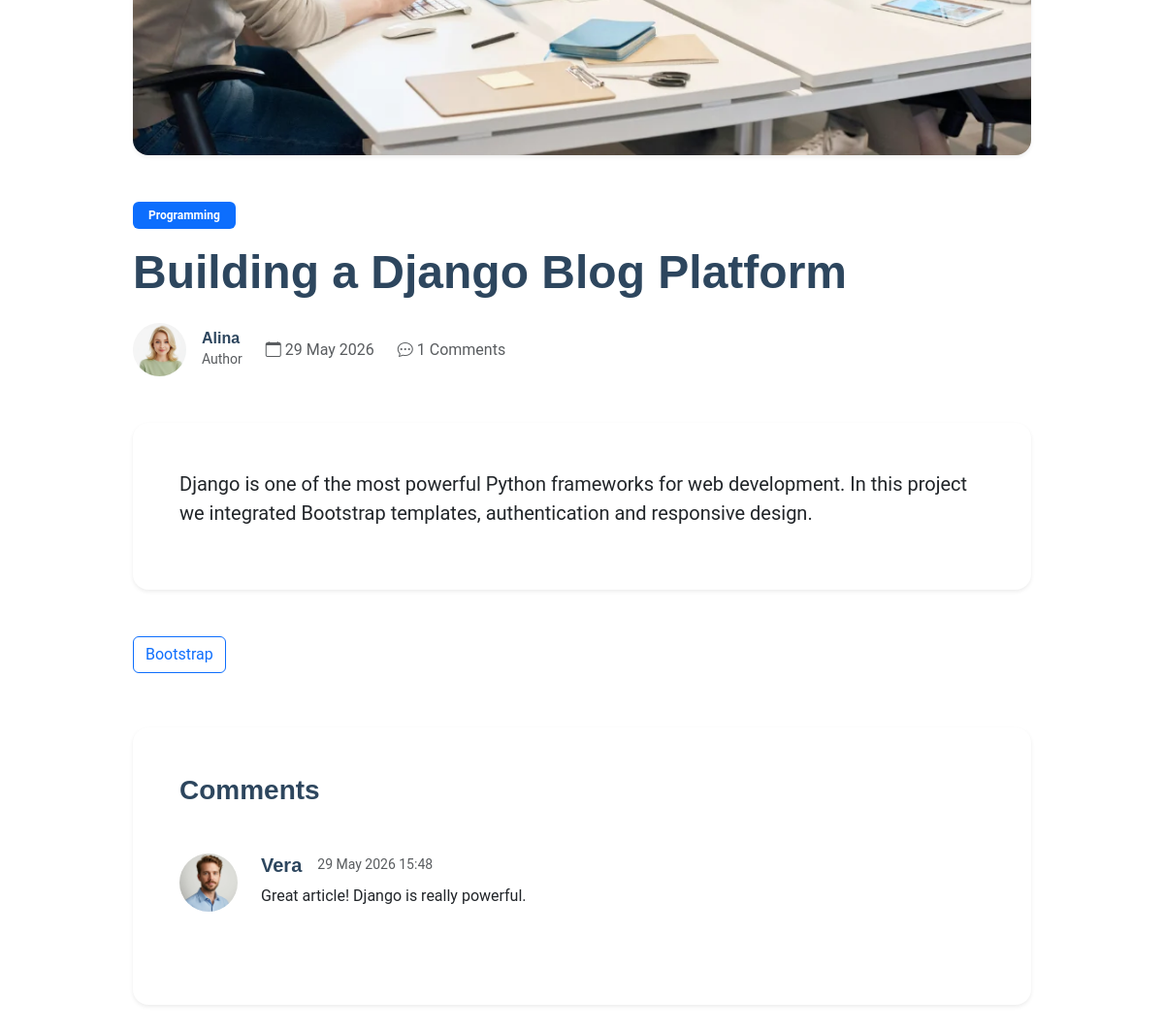
/post/1/ (lower part), run on an earlier commit of the app's database.
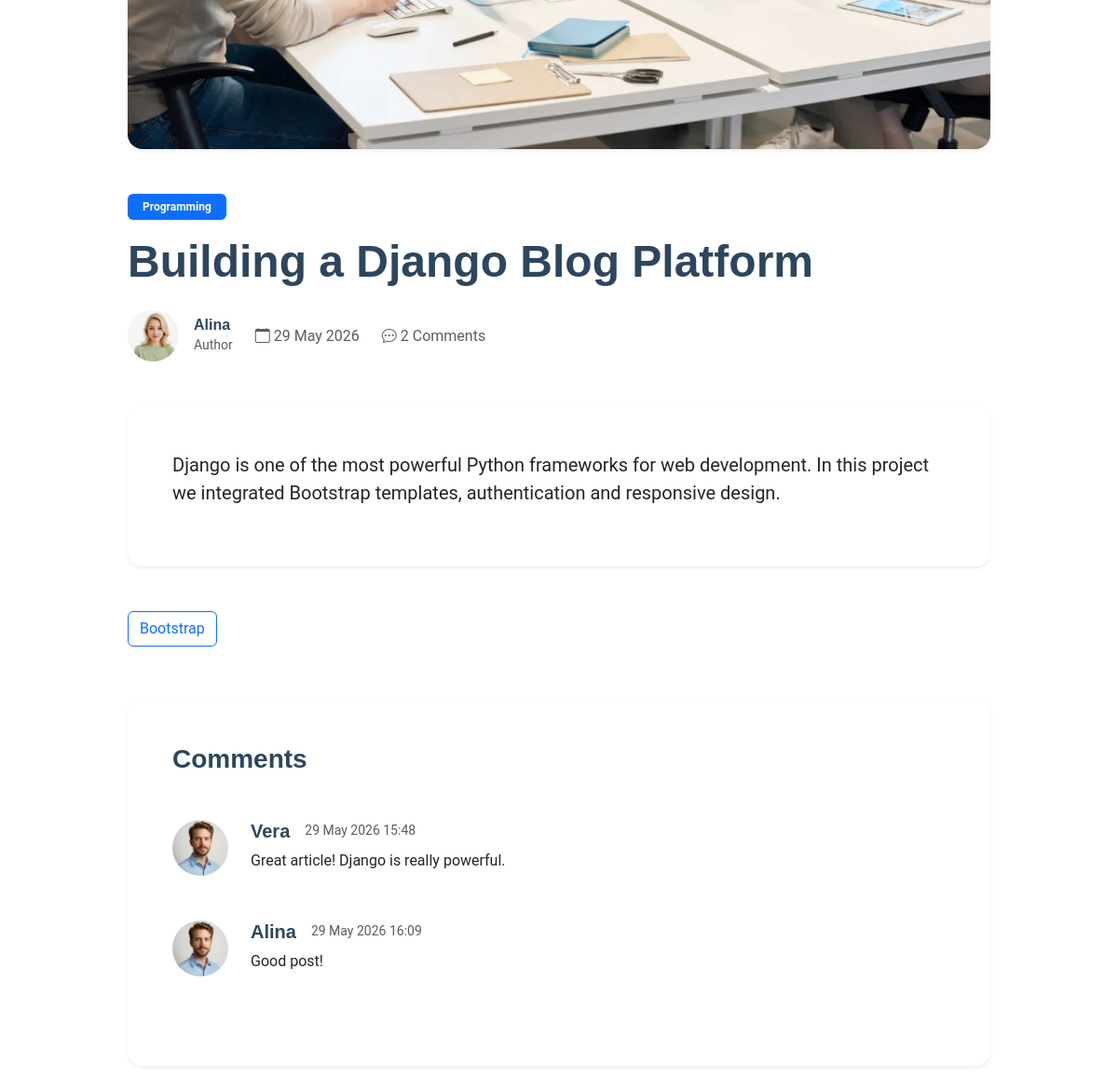
And on a later commit of the database.
### blog/models.py (models this page shows, shortened)
class Post(models.Model):
    STATUS_CHOICES = (
        ("draft", "Draft"),
        ("published", "Published"),
    )
    author = models.ForeignKey(settings.AUTH_USER_MODEL, on_delete=models.CASCADE, related_name="posts")
    title = models.CharField(max_length=255)
    slug = models.SlugField(unique=True)
    content = models.TextField()
    category = models.ForeignKey(
        Category,
        on_delete=models.SET_NULL,
        null=True,
        related_name="posts"
    )
    tags = models.ManyToManyField(Tag, blank=True, related_name="posts")
    status = models.CharField(max_length=20, choices=STATUS_CHOICES, default="draft")
    created_at = models.DateTimeField(auto_now_add=True)
    updated_at = models.DateTimeField(auto_now=True)
    published_at = models.DateTimeField(blank=True, null=True)

class Category(models.Model):
    name = models.CharField(max_length=100, unique=True)
    slug = models.SlugField(unique=True)

class Tag(models.Model):
    name = models.CharField(max_length=50, unique=True)
    slug = models.SlugField(unique=True)

class Comment(models.Model):
    post = models.ForeignKey(Post, on_delete=models.CASCADE, related_name="comments")
    author = models.ForeignKey(settings.AUTH_USER_MODEL, on_delete=models.CASCADE, related_name="comments")
    content = models.TextField()
    is_approved = models.BooleanField(default=True)
    created_at = models.DateTimeField(auto_now_add=True)

### blog/views.py (the view, shortened to what this page needs)
def post_detail(request, post_id):
    post = get_object_or_404(
        Post,
        id=post_id
    )
    return render(
        request,
        'post_detail.html',
        {'post': post}
    )

### blog/templates/post_detail.html (shortened to what this page needs)
{% extends 'base.html' %}
{% load static %}
{% block content %}
<section class="py-5">
  <div class="container">
    <div class="row justify-content-center">
      <div class="col-lg-10">
        <div class="mb-5">
          <img
            src="{% static 'img/blog/blog-post-1.webp' %}"
            class="img-fluid rounded-4 shadow-sm w-100"
            alt=""
          >
        </div>
        <span class="badge bg-primary mb-3 px-3 py-2">
          {{ post.category.name }}
        </span>
        <h1 class="fw-bold display-5 mb-4">
          {{ post.title }}
        </h1>
        <div class="d-flex align-items-center gap-4 mb-5 flex-wrap">
          <div class="d-flex align-items-center gap-3">
            <img
              src="{% static 'img/person/person-f-12.webp' %}"
              class="rounded-circle"
              width="55"
              height="55"
              alt=""
            >
            <div>
              <h6 class="mb-0 fw-semibold">
                {{ post.author.username }}
              </h6>
              <small class="text-muted">
                Author
              </small>
            </div>
          </div>
          <div class="text-muted">
            <i class="bi bi-calendar"></i>
            {{ post.created_at|date:"d M Y" }}
          </div>
          <div class="text-muted">
            <i class="bi bi-chat-dots"></i>
            {{ post.comments.count }} Comments
          </div>
        </div>
        <div class="bg-white shadow-sm rounded-4 p-5 mb-5">
          <p class="fs-5">
            {{ post.content }}
          </p>
        </div>
        <div class="mb-5">
          {% for tag in post.tags.all %}
          <a
            href="#"
            class="btn btn-outline-primary me-2 mb-2"
          >
            {{ tag.name }}
          </a>
          {% endfor %}
        </div>
        <div class="bg-white shadow-sm rounded-4 p-5 mb-5">
          <h3 class="fw-bold mb-5">
            Comments
          </h3>
          {% for comment in post.comments.all %}
          <div class="d-flex gap-4 mb-5">
            <img
              src="{% static 'img/person/person-m-7.webp' %}"
              class="rounded-circle"
              width="60"
              height="60"
              alt=""
            >
            <div>
              <div class="d-flex align-items-center gap-3 mb-2">
                <h5 class="mb-0 fw-semibold">
                  {{ comment.author.username }}
                </h5>
                <small class="text-muted">
                  {{ comment.created_at|date:"d M Y H:i" }}
                </small>
              </div>
              <p class="mb-0">
                {{ comment.content }}
              </p>
            </div>
          </div>
          {% empty %}
          <p class="text-muted">
            No comments yet
          </p>
          {% endfor %}
        </div>
      </div>
    </div>
  </div>
</section>
{% endblock %}

### blog/templates/base.html (shortened to what this page needs)
{% load static %}
<!DOCTYPE html>
<html lang="en">
<head>
  <link
    href="{% static 'vendor/bootstrap/css/bootstrap.min.css' %}"
    rel="stylesheet"
  >
  <link
    href="{% static 'vendor/bootstrap-icons/bootstrap-icons.css' %}"
    rel="stylesheet"
  >
  <link
    href="{% static 'vendor/aos/aos.css' %}"
    rel="stylesheet"
  >
  <link
    href="{% static 'vendor/swiper/swiper-bundle.min.css' %}"
    rel="stylesheet"
  >
  <link
    href="{% static 'vendor/glightbox/css/glightbox.min.css' %}"
    rel="stylesheet"
  >
  <link
    href="{% static 'css/main.css' %}"
    rel="stylesheet"
  >
</head>
<body>
<main class="main">
  {% block content %}
  {% endblock %}
</main>
</body>
</html>

### blog/static/css/main.css (style rules this page uses)
:root { --default-font: "Roboto", system-ui, -apple-system, "Segoe UI", Roboto, "Helvetica Neue", Arial, "Noto Sans", "Liberation Sans", sans-serif, "Apple Color Emoji", "Segoe UI Emoji", "Segoe UI Symbol", "Noto Color Emoji"; --heading-font: "Nunito", sans-serif; --nav-font: "Poppins", sans-serif; }
:root { --background-color: #ffffff; --default-color: #212529; --heading-color: #2d465e; --accent-color: #f75815; --surface-color: #ffffff; --contrast-color: #ffffff; }
:root { --nav-color: #000000; --nav-hover-color: #f75815; --nav-mobile-background-color: #ffffff; --nav-dropdown-background-color: #ffffff; --nav-dropdown-color: #212529; --nav-dropdown-hover-color: #f75815; }
:root { scroll-behavior: smooth; }
body { color: var(--default-color); background-color: var(--background-color); font-family: var(--default-font); }
a { color: var(--accent-color); text-decoration: none; transition: 0.3s; }
h1, h2, h3, h4, h5, h6 { color: var(--heading-color); font-family: var(--heading-font); }
section, .section { color: var(--default-color); background-color: var(--background-color); padding: 60px 0; scroll-margin-top: 90px; overflow: clip; }

What changed in the data, as far as the page shows it:
changed Post "Building a Django Blog Platform": comments.count "1" → "2"
added Comment: author.username "Alina", created_at "29 May 2026 16:09", content "Good post!"
